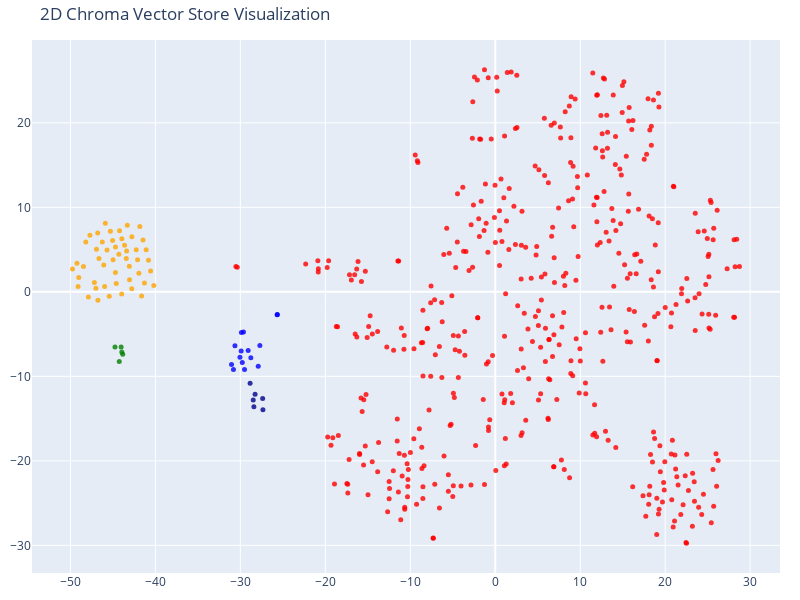

Source (notebook cell):
### Code cell
# Visualizing in 2D
# Reduce the dimensionality of the vectors to 2D using t-SNE
# (t-distributed stochastic neighbor embedding)

tsne = TSNE(n_components=2, random_state=42)
reduced_vectors = tsne.fit_transform(vectors)

# Create the 2D scatter plot
fig = go.Figure(data=[go.Scatter(
    x=reduced_vectors[:, 0],
    y=reduced_vectors[:, 1],
    mode='markers',
    marker=dict(size=5, color=colors, opacity=0.8),
    text=[f"Type: {t}<br>Text: {d[:100]}..." for t, d in zip(doc_types, documents)],
    hoverinfo='text'
)])

fig.update_layout(title='2D Chroma Vector Store Visualization',
    scene=dict(xaxis_title='x',yaxis_title='y'),
    width=800,
    height=600,
    margin=dict(r=20, b=10, l=10, t=40)
)

fig.show()

### Figure 1 — Plotly figure (JSON) as saved in the notebook; plotly's stock layout.template omitted (floating-point values rounded to 4 significant figures; data arrays with more than 128 entries replaced by an {"elided": "..."} marker saying what was removed)
{"data": [{"hoverinfo": "text", "marker": {"color": {"elided": "537 str values"}, "opacity": 0.8, "size": 5}, "mode": "markers", "text": {"elided": "537 str values"}, "type": "scatter", "x": {"elided": "537 float values"}, "y": {"elided": "537 float values"}}], "layout": {"height": 600, "margin": {"b": 10, "l": 10, "r": 20, "t": 40}, "scene": {"xaxis": {"title": {"text": "x"}}, "yaxis": {"title": {"text": "y"}}}, "title": {"text": "2D Chroma Vector Store Visualization"}, "width": 800}}
